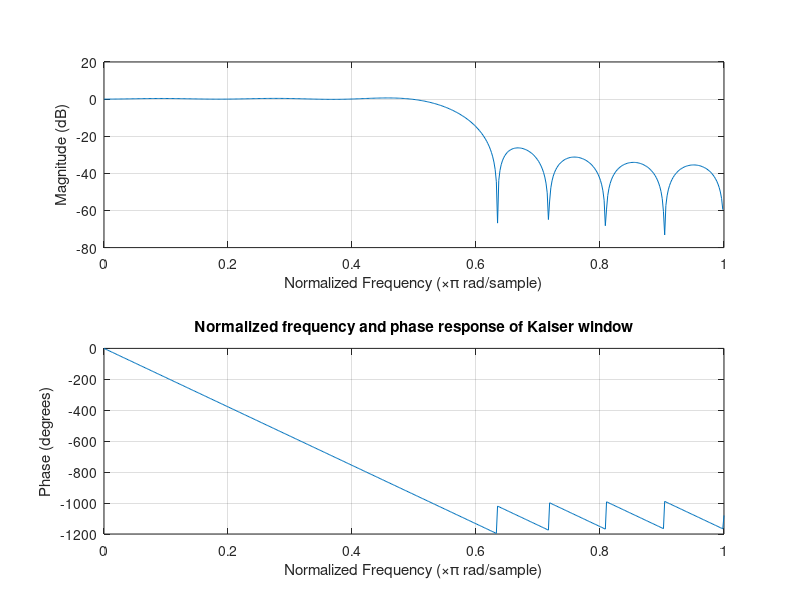
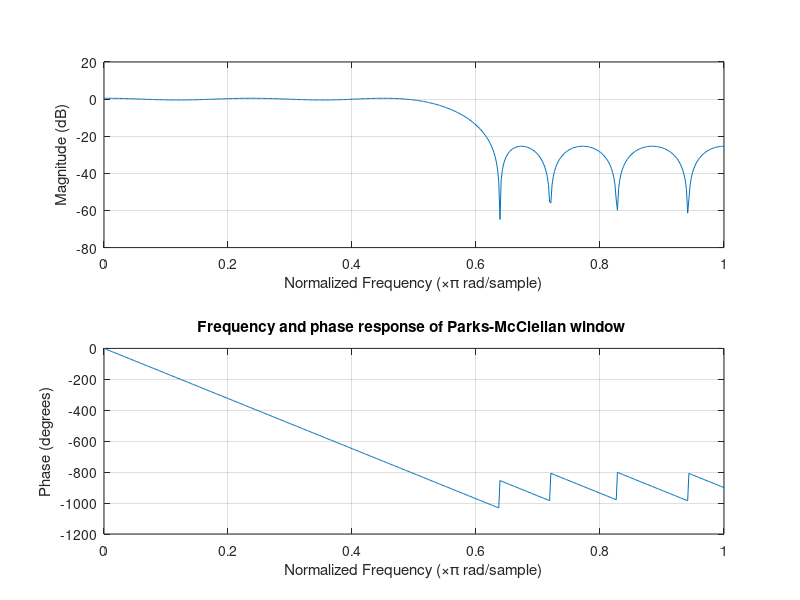

MATLAB code to generate these figures, in order:
%Question 1

fs=8000; %Sampling Rate
F_edge=[2000 2500]; %Passband-Stoppband Edge
mag=[1 0];%1->Magnitude of passband 0->Magnitude of stopband
delta=[0.05 0.05]; %Tolerances of passband-stopband

[n_kaiser,Wn,beta,ftype] = kaiserord(F_edge,mag,delta,fs);
%n_kaiser-order of filter
%Wn-normalized freq.
%beta-affects the sidelobe attenuation of the 
%ftype-filter type
%n_kaiser; %show order

win=kaiser(n_kaiser+1,beta);
kaiser_win = fir1(n_kaiser,Wn,ftype,win );
figure
freqz(kaiser_win)
title("Normalized frequency and phase response of Kaiser window");


[n_parksMc,fo,ao,w] = firpmord(F_edge,mag,delta,fs);
%n_parksMc-order of filter
%fo-normalized freq. points
%ao-Amplitude response
%w-Weights

 n_parksMc; %show order

pm_win=firpm(n_parksMc,fo,ao,w);
figure
freqz(pm_win)
title("Frequency and phase response of Parks-McClellan window ");




